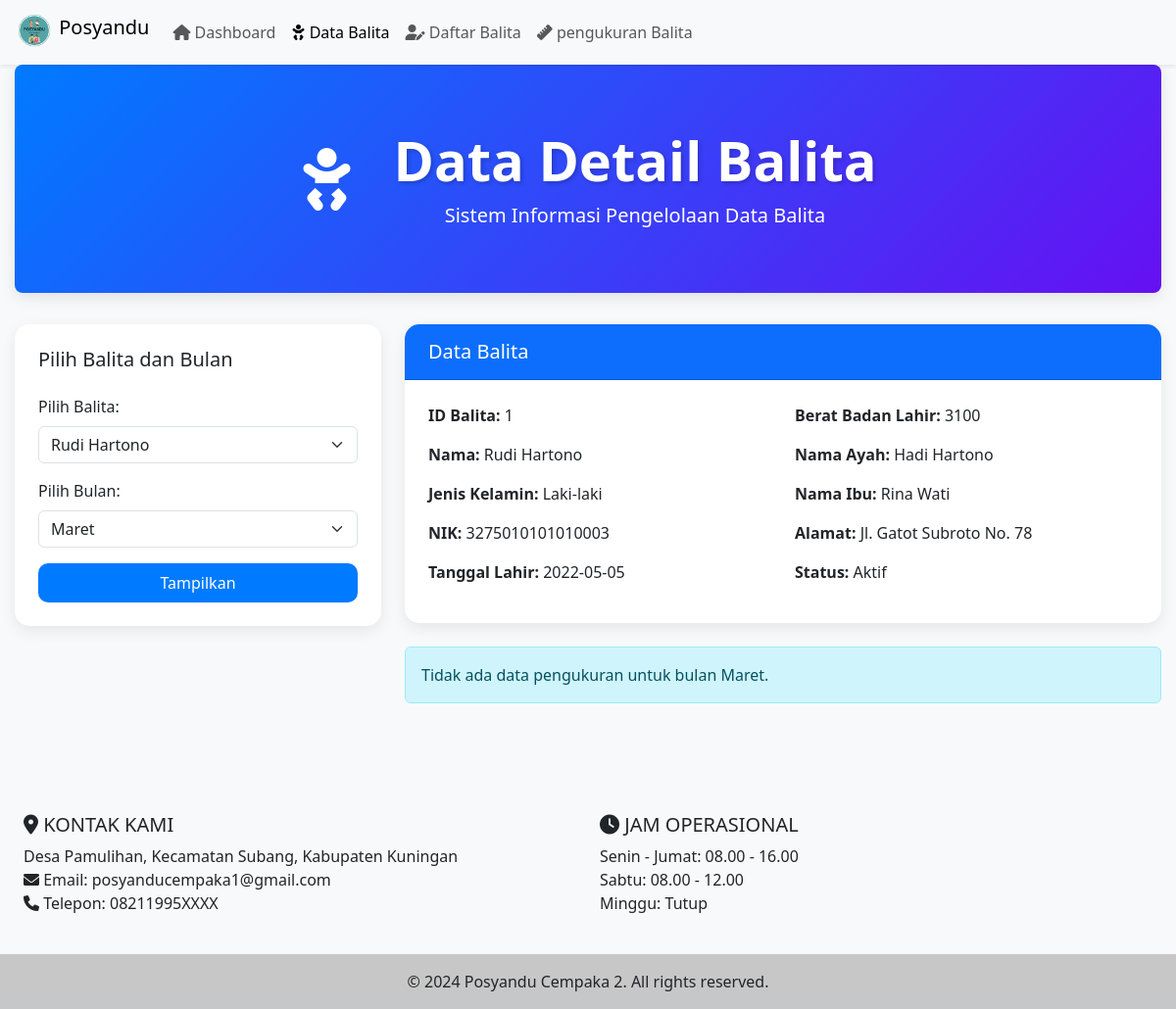
Screenshot of /posyandu_2/balita_p2.php (signed in) with the database file from the repository.
### tables this page shows
CREATE TABLE balita_2 (

    id_balita INTEGER PRIMARY KEY,

    no INTEGER,

    nama_balita TEXT,

    jenis_kelamin TEXT,

    nik TEXT,

    tanggal_lahir DATE,

    berat_badan_lahir INTEGER,

    nama_ayah TEXT,

    nama_ibu TEXT,

    alamat TEXT,

    status TEXT CHECK (status IN ('Aktif', 'Lulus', 'Keluar', 'Pindah', 'Meninggal', 'Tidak Aktif'))

);

### config/config.php (called while the page is built, shortened)
<?php
try {
    $db = new PDO('sqlite:' . DB_PATH);
    $db->setAttribute(PDO::ATTR_ERRMODE, PDO::ERRMODE_EXCEPTION);
    $db->setAttribute(PDO::ATTR_DEFAULT_FETCH_MODE, PDO::FETCH_ASSOC);
    addDefaultAdmin($db);
} catch(PDOException $e) {
    die("Koneksi database gagal: " . $e->getMessage());
}
function addDefaultAdmin($db) {
    $stmt = $db->prepare("SELECT COUNT(*) FROM admin WHERE username = :username");
    $stmt->execute([':username' => DEFAULT_ADMIN_USERNAME]);
}
function getBalita2AndPengukuran($db, $id_balita) {
    $sql = "SELECT b.*, p.id_pengukuran, p.tanggal_pengukuran, p.berat_badan, p.tinggi_badan, p.status_gizi, p.bulan
            FROM balita_2 b
            LEFT JOIN pengukuran_balita_2 p ON b.id_balita = p.id_balita
            WHERE b.id_balita = :id_balita";
    $stmt = $db->prepare($sql);
    $stmt->execute([':id_balita' => $id_balita]);
    return $stmt->fetchAll();
}

### posyandu_2/balita_p2.php (the view, shortened to what this page needs)
<?php
require_once __DIR__ . '/../config/config.php';
require_once __DIR__ . '/../pos_2/header_balita_p2.php';
$id_balita = isset($_POST['id_balita']) ? (int)$_POST['id_balita'] : 1;
$bulan = isset($_POST['bulan']) ? $_POST['bulan'] : 'maret';
$balitaData = getBalita2AndPengukuran($db, $id_balita);
$pengukuranData = getPengukuranByBulan2($db, $id_balita, $bulan);
$balitas = $db->query("SELECT id_balita, nama_balita FROM balita_2")->fetchAll(PDO::FETCH_ASSOC);
$months = ['januari', 'februari', 'maret', 'april', 'mei', 'juni', 'juli', 'agustus', 'september', 'oktober', 'november', 'desember'];
?>
<!DOCTYPE html>
<html lang="id">
<head>
    <link href="https://cdn.jsdelivr.net/npm/bootstrap@5.3.0-alpha1/dist/css/bootstrap.min.css" rel="stylesheet">
    <link href="https://cdnjs.cloudflare.com/ajax/libs/font-awesome/6.0.0-beta3/css/all.min.css" rel="stylesheet">
</head>
<body>
<div class="container">
    <div class="jumbotron text-center">
        <div class="row align-items-center justify-content-center">
            <div class="col-auto">
                <i class="fas fa-baby title-icon"></i>
            </div>
            <div class="col-auto">
                <h1 class="display-4">Data Detail Balita</h1>
                <p class="lead">Sistem Informasi Pengelolaan Data Balita</p>
            </div>
        </div>
    </div>
</div>
    <div class="container mb-5">
        <div class="row">
            <div class="col-lg-4 mb-4">
                <div class="card">
                    <div class="card-body">
                        <h5 class="card-title mb-4">Pilih Balita dan Bulan</h5>
                        <form method="post">
                            <div class="mb-3">
                                <label for="id_balita" class="form-label">Pilih Balita:</label>
                                <select name="id_balita" id="id_balita" class="form-select">
                                    <?php foreach ($balitas as $balita): ?>
                                        <option value="<?php echo htmlspecialchars($balita['id_balita']); ?>"
                                            <?php if ($balita['id_balita'] == $id_balita): ?> selected <?php endif; ?>>
                                            <?php echo htmlspecialchars($balita['nama_balita']); ?>
                                        </option>
                                    <?php endforeach; ?>
                                </select>
                            </div>
                            <div class="mb-3">
                                <label for="bulan" class="form-label">Pilih Bulan:</label>
                                <select name="bulan" id="bulan" class="form-select">
                                    <?php foreach ($months as $month): ?>
                                        <option value="<?php echo htmlspecialchars($month); ?>"
                                            <?php if ($month === $bulan): ?> selected <?php endif; ?>>
                                            <?php echo ucfirst($month); ?>
                                        </option>
                                    <?php endforeach; ?>
                                </select>
                            </div>
                            <button type="submit" class="btn btn-primary w-100">Tampilkan</button>
                        </form>
                    </div>
                </div>
            </div>
            <div class="col-lg-8">
                <?php if (!empty($balitaData)): ?>
                    <?php $row = $balitaData[0]; ?>
                    <div class="card mb-4">
                        <div class="card-header bg-primary text-white">
                            <h5 class="mb-0">Data Balita</h5>
                        </div>
                        <div class="card-body">
                            <div class="row">
                                <div class="col-md-6">
                                    <p><strong>ID Balita:</strong> <?php echo htmlspecialchars($row['id_balita']); ?></p>
                                    <p><strong>Nama:</strong> <?php echo htmlspecialchars($row['nama_balita']); ?></p>
                                    <p><strong>Jenis Kelamin:</strong> <?php echo htmlspecialchars($row['jenis_kelamin']); ?></p>
                                    <p><strong>NIK:</strong> <?php echo htmlspecialchars($row['nik']); ?></p>
                                    <p><strong>Tanggal Lahir:</strong> <?php echo htmlspecialchars($row['tanggal_lahir']); ?></p>
                                </div>
                                <div class="col-md-6">
                                    <p><strong>Berat Badan Lahir:</strong> <?php echo htmlspecialchars($row['berat_badan_lahir']); ?></p>
                                    <p><strong>Nama Ayah:</strong> <?php echo htmlspecialchars($row['nama_ayah']); ?></p>
                                    <p><strong>Nama Ibu:</strong> <?php echo htmlspecialchars($row['nama_ibu']); ?></p>
                                    <p><strong>Alamat:</strong> <?php echo htmlspecialchars($row['alamat']); ?></p>
                                    <p><strong>Status:</strong> <?php echo htmlspecialchars($row['status']); ?></p>
                                </div>
                            </div>
                        </div>
                    </div>
                    <?php if (!empty($pengukuranData)): ?>
                        <?php $pengukuran = $pengukuranData[0]; ?>
                        <div class="card">
                            <div class="card-header bg-success text-white">
                                <h5 class="mb-0">Pengukuran Balita (<?php echo ucfirst($bulan); ?>)</h5>
                            </div>
                            <div class="card-body">
                                <div class="row">
                                    <div class="col-md-6">
                                        <p><strong>ID Pengukuran:</strong> <?php echo htmlspecialchars($pengukuran['id_pengukuran']); ?></p>
                                        <p><strong>Tanggal Pengukuran:</strong> <?php echo htmlspecialchars($pengukuran['tanggal_pengukuran']); ?></p>
                                    </div>
                                    <div class="col-md-6">
                                        <p><strong>Berat Badan:</strong> <?php echo htmlspecialchars($pengukuran['berat_badan']); ?> kg</p>
                                        <p><strong>Tinggi Badan:</strong> <?php echo htmlspecialchars($pengukuran['tinggi_badan']); ?> cm</p>
                                        <p><strong>Status Gizi:</strong> <?php echo htmlspecialchars($pengukuran['status_gizi']); ?></p>
                                    </div>
                                </div>
                            </div>
                        </div>
                    <?php else: ?>
                        <div class="alert alert-info mt-3" role="alert">
                            Tidak ada data pengukuran untuk bulan <?php echo ucfirst($bulan); ?>.
                        </div>
                    <?php endif; ?>
                <?php else: ?>
                    <div class="alert alert-warning" role="alert">
                        Tidak ada data untuk balita ini.
                    </div>
                <?php endif; ?>
            </div>
        </div>
    </div>
</body>
</html>
<?php
require_once __DIR__ . '/../pos_2/footer_balita_p2.php';
 ?>

### pos_2/header_balita_p2.php (style rules this page uses)
body { min-height: 100vh; display: flex; flex-direction: column; }

### posyandu_2/balita_p2.php (style rules this page uses)
body { background-color: #f8f9fa; font-family: 'Segoe UI', Tahoma, Geneva, Verdana, sans-serif; }
.container { max-width: 1200px; margin: 0 auto; padding: 0 15px; }
.jumbotron { background: linear-gradient(135deg, #007bff, #6610f2); color: white; padding: 4rem 2rem; margin-bottom: 2rem; border-radius: 0.5rem; box-shadow: 0 4px 15px rgba(0,0,0,0.1); }
.jumbotron .row { margin: 0; }
.jumbotron h1 { font-weight: 700; text-shadow: 2px 2px 4px rgba(0,0,0,0.2); animation: fadeInDown 1s ease-out; margin-bottom: 0.5rem; }
.jumbotron p { animation: fadeInUp 1s ease-out 0.5s; animation-fill-mode: both; margin-bottom: 0; }
.title-icon { font-size: 4rem; color: #ffffff; animation: bounceIn 1s ease-out; margin-right: 1rem; }
.card { border: none; border-radius: 15px; box-shadow: 0 5px 15px rgba(0,0,0,0.08); transition: all 0.3s ease; margin-bottom: 2rem; }
.card-header { border-radius: 15px 15px 0 0 !important; font-weight: 600; padding: 1rem 1.5rem; }
.card-body { padding: 1.5rem; }
.form-control, .btn { border-radius: 10px; }
.btn-primary { background-color: #007bff; border: none; transition: all 0.3s ease; padding: 0.5rem 1rem; }

### rows the page displays
balita_2: id_balita "1", nama_balita "Rudi Hartono", jenis_kelamin "Laki-laki", nik "3275010101010003", tanggal_lahir "2022-05-05", berat_badan_lahir "3100", nama_ayah "Hadi Hartono", nama_ibu "Rina Wati", alamat "Jl. Gatot Subroto No. 78", status "Aktif"

### other values shown
$bulan "Maret"
form field id_balita "Rudi Hartono"
form field bulan "Maret"
